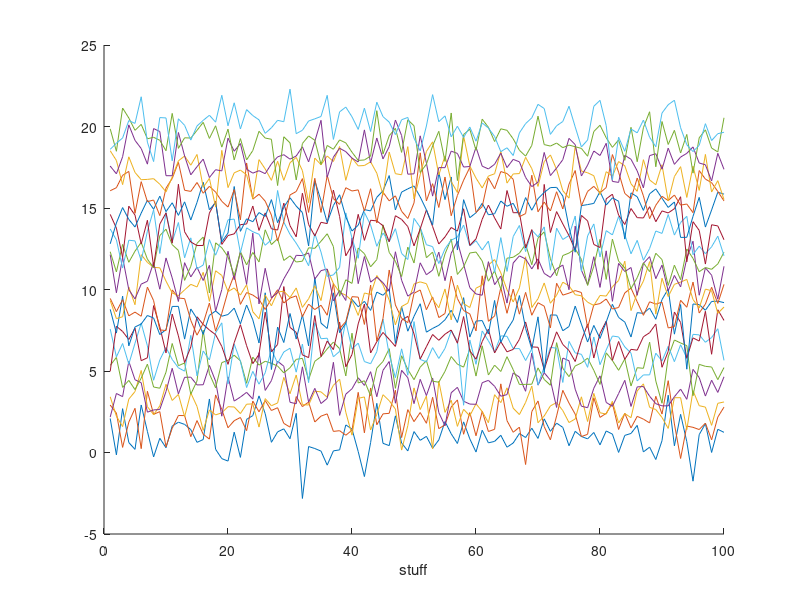
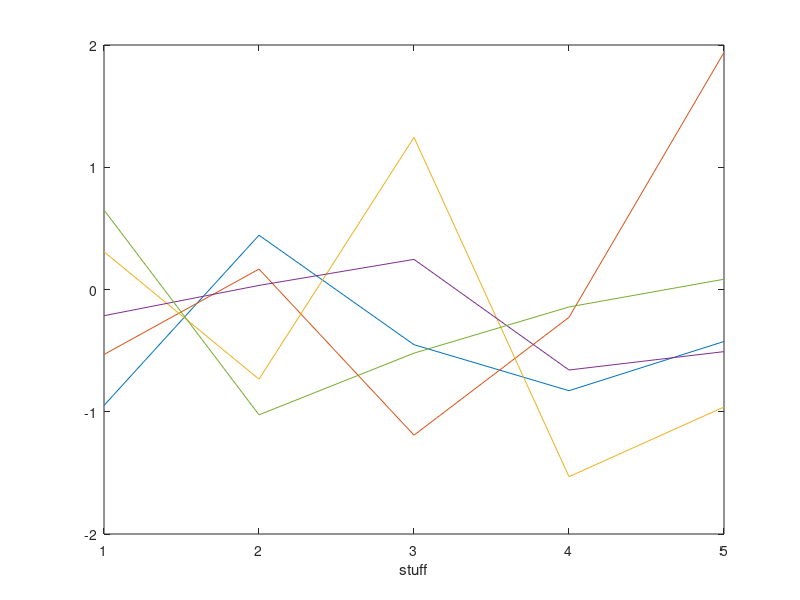
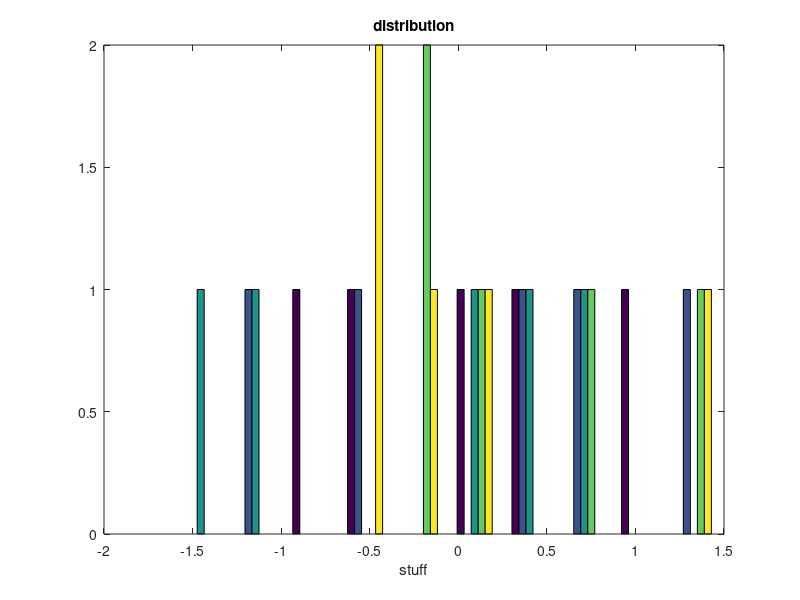

Write MATLAB code to recreate these figures, in order. (Note: this script raises an error after producing the figures.)
% example of Report Generator

%create 3 figures
close all
figure
hold on
for i=1:20
    plot(randn(1, 100)+i)
end
xlabel('stuff')
set(gcf, 'pos', [   680    84   551   894])
figure
plot(randn(5))
xlabel('stuff')
figure
hist(randn(5))
xlabel('stuff')
title('distribution')

% Import the base classes
import mlreportgen.report.*
import mlreportgen.dom.*

% Create a report object
% rpt = Report('example', 'html');
 rpt = Report('example', 'pdf');

% Add a title page
% To customize additional title page properties, see mlreportgen.report.TitlePage.
tp = TitlePage;
tp.Title = 'MouseID_Experimentat';
tp.Subtitle = 'various stuff';
tp.Author = 'Mike';
add(rpt,tp);

% Add default table of contents
add(rpt,TableOfContents);
chap=Chapter;
    chap.Title = 'this is a chapter';
para=Paragraph ('here is some text');
add(chap, para);
add(rpt, chap);

for i=1:5
    % Add a section
    ch(i) = Section;
    ch(i).Title = sprintf('cell %d', i);
    para = Paragraph(sprintf('this is cell number %d', i)) ;
    add(ch(i),para)
    
    
    % Add a figure.
    % For more information on figures, see mlreportgen.report.Figure.
    % https://www.mathworks.com/help/rptgen/ug/mlreportgen.report.figure-class.html
    
    for j=1:3
        fig(j)=Figure(figure(j));
        figi(j) = Image(getSnapshotImage(fig(j),rpt));
    end
    
    table=Table(2);
    table.Border = 'single';
    table.ColSep = 'single';
    table.RowSep = 'single';
    row = TableRow;
    te = TableEntry(figi(1));
%    te = TableEntry('1');
    te.RowSpan = 2;
    te.ColSpan = 1;
    append(row, te);
    append(row, TableEntry(figi(2)));
%     append(row, TableEntry('2'));
    append(table,row);
    row = TableRow;
   append(row, TableEntry(figi(3)));
%     append(row, TableEntry('3'));
    append(table,row);
    
    
    add(ch(i),table);
    add(rpt,ch(i))
    
end

% Close and run the report.

close(rpt)
rptview(rpt)
